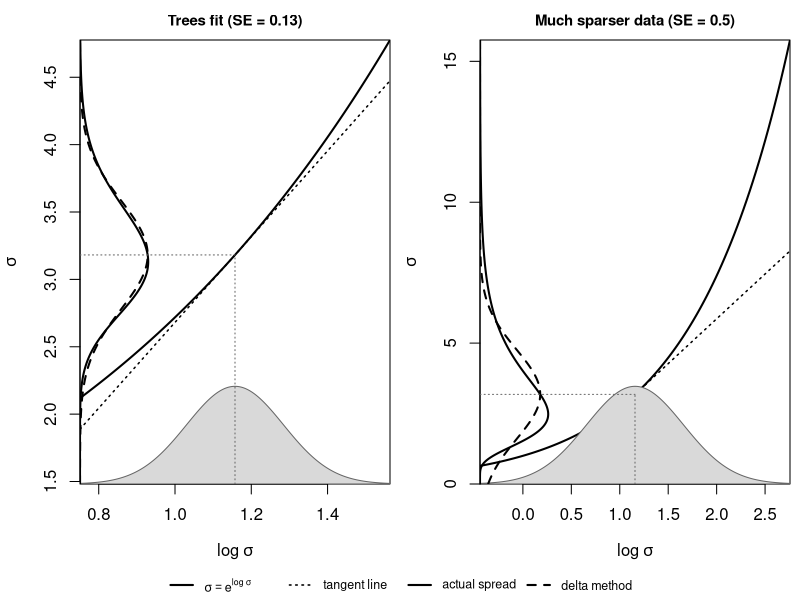
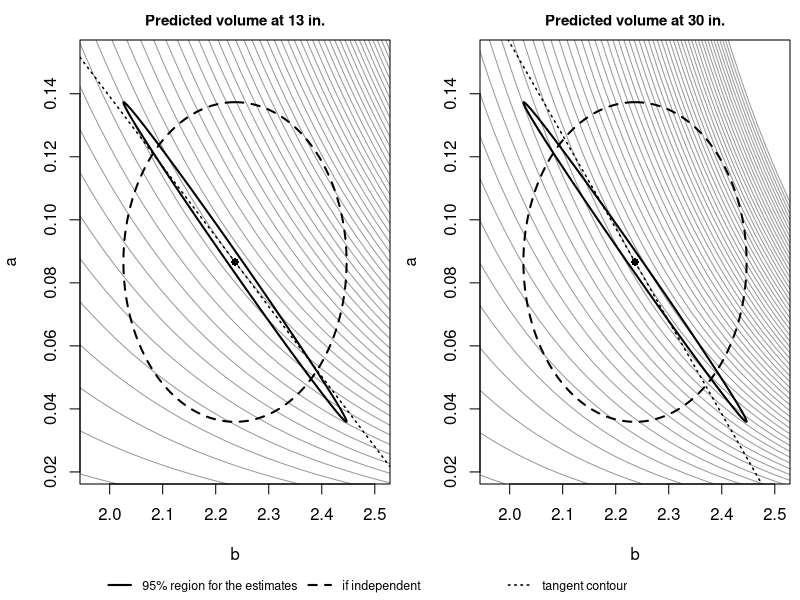

Here is the R script that generated these plots, in order:
## ---- chunk 1
knitr::opts_chunk$set(echo = FALSE, warning = FALSE, message = FALSE,
                      fig.width = 6.5, fig.height = 3.2, fig.align = "center",
                      dev = "cairo_pdf")

diam <- trees$Girth      # diameter (in), mislabeled "Girth"
vol <- trees$Volume      # volume (cubic ft)
nll_power <- function(par) -sum(dnorm(vol, par[1] * diam^par[2], exp(par[3]), log = TRUE))
ctrl <- list(parscale = c(0.01, 0.1, 0.1), reltol = 1e-14, maxit = 5000)
fit <- optim(c(0.15, 2, log(3)), nll_power, control = ctrl)
theta <- fit$par
Sigma <- solve(optimHess(theta, nll_power))
a <- theta[1]; b <- theta[2]; log_sig <- theta[3]; sig <- exp(log_sig)
se <- sqrt(diag(Sigma))
r_ab <- cov2cor(Sigma)[1, 2]
Sab <- Sigma[1:2, 1:2]

vol_at <- function(d0) a * d0^b
grad_at <- function(d0) c(d0^b, a * d0^b * log(d0))
se_delta <- function(d0) { g <- grad_at(d0); sqrt(drop(t(g) %*% Sab %*% g)) }
se_nocov <- function(d0) { g <- grad_at(d0); sqrt(sum(g^2 * diag(Sab))) }

f1 <- function(x) formatC(x, format = "f", digits = 1)
f2 <- function(x) formatC(x, format = "f", digits = 2)
f3 <- function(x) formatC(x, format = "f", digits = 3)
d0 <- 13
g13 <- grad_at(d0)
## ---- chunk 2
tangent_panel <- function(se_th, main) {
  th_lo <- log_sig - 3.2 * se_th; th_hi <- log_sig + 3.2 * se_th
  y_lo <- max(0, exp(th_lo) - 0.6 * (sig - exp(th_lo)))
  y_hi <- exp(th_hi)
  plot(NA, xlim = c(th_lo, th_hi), ylim = c(y_lo, y_hi), xaxs = "i", yaxs = "i",
       xlab = expression(log ~ sigma), ylab = expression(sigma), main = main, cex.main = 0.9)
  curve(exp(x), from = th_lo, to = th_hi, add = TRUE, lwd = 2)
  abline(a = sig - sig * log_sig, b = sig, lty = 3, lwd = 1.5)
  xx <- seq(th_lo, th_hi, length.out = 300)
  dx <- dnorm(xx, log_sig, se_th)
  hgt <- 0.22 * (y_hi - y_lo)
  polygon(c(xx, rev(xx)), c(y_lo + hgt * dx / max(dx), rep(y_lo, 300)),
          col = "grey85", border = "grey40")
  yy <- seq(y_lo, y_hi, length.out = 400)
  wid <- 0.22 * (th_hi - th_lo)
  d_exact <- dlnorm(yy, log_sig, se_th)
  d_delta <- dnorm(yy, sig, sig * se_th)
  top <- max(d_exact, d_delta)
  lines(th_lo + wid * d_exact / top, yy, lwd = 2)
  lines(th_lo + wid * d_delta / top, yy, lwd = 2, lty = 2)
  segments(log_sig, y_lo, log_sig, sig, lty = 3, col = "grey40")
  segments(th_lo, sig, log_sig, sig, lty = 3, col = "grey40")
}
par(mfrow = c(1, 2), mar = c(4, 4, 2, 0.5), oma = c(1.8, 0, 0, 0))
tangent_panel(se[3], paste0("Trees fit (SE = ", f2(se[3]), ")"))
tangent_panel(0.5, "Much sparser data (SE = 0.5)")
par(fig = c(0, 1, 0, 1), oma = c(0, 0, 0, 0), mar = c(0, 0, 0, 0), new = TRUE)
plot.new()
legend("bottom", c(expression(sigma == e^{log ~ sigma}), "tangent line",
                   "actual spread", "delta method"),
       lwd = c(2, 1.5, 2, 2), lty = c(1, 3, 1, 2), bty = "n", cex = 0.75, horiz = TRUE)
## ---- chunk 3
ellipse_pts <- function(S, r = sqrt(qchisq(0.95, 2))) {
  t <- seq(0, 2 * pi, length.out = 200)
  L <- t(chol(S))
  pts <- t(c(a, b) + r * L %*% rbind(cos(t), sin(t)))
  pts[, 2:1]
}
contour_panel <- function(d_pred, step) {
  bg <- seq(b - 3.4 * se[2], b + 3.4 * se[2], length.out = 200)
  ag <- seq(a - 3.4 * se[1], a + 3.4 * se[1], length.out = 200)
  z <- outer(bg, ag, function(bb, aa) aa * d_pred^bb)
  f_hat <- vol_at(d_pred)
  levs <- f_hat + step * (-40:40)
  contour(bg, ag, z, levels = levs, drawlabels = FALSE, col = "grey60",
          xlab = "b", ylab = "a", xaxs = "i", yaxs = "i",
          main = paste0("Predicted volume at ", d_pred, " in."), cex.main = 0.9)
  lines(ellipse_pts(Sab), lwd = 2)
  lines(ellipse_pts(diag(diag(Sab))), lwd = 2, lty = 2)
  abline(a = a + a * log(d_pred) * b, b = -a * log(d_pred), lty = 3, lwd = 1.5)
  points(b, a, pch = 16)
}
par(mfrow = c(1, 2), mar = c(4, 4, 2, 0.5), oma = c(1.8, 0, 0, 0))
contour_panel(13, 2)
contour_panel(30, 10)
par(fig = c(0, 1, 0, 1), oma = c(0, 0, 0, 0), mar = c(0, 0, 0, 0), new = TRUE)
plot.new()
legend("bottom", c("95% region for the estimates", "if independent", "tangent contour"),
       lwd = c(2, 2, 1.5), lty = c(1, 2, 3), bty = "n", cex = 0.75, horiz = TRUE)
## ---- chunk 4
set.seed(746)
d_check <- c(8, 13, 21, 30)
mu_fit <- a * diam^b
boot <- t(replicate(2000, {
  v_sim <- rnorm(length(diam), mu_fit, sig)
  nll_sim <- function(p) -sum(dnorm(v_sim, p[1] * diam^p[2], exp(p[3]), log = TRUE))
  p <- optim(theta, nll_sim, control = ctrl)$par
  p[1] * d_check^p[2]
}))
mvn_ab <- MASS::mvrnorm(1e5, c(a, b), Sab)
sd_mvn13 <- sd(mvn_ab[, 1] * 13^mvn_ab[, 2])
nll_loga <- function(p) -sum(dnorm(vol, exp(p[1]) * diam^p[2], exp(p[3]), log = TRUE))
S_loga <- solve(optimHess(c(log(a), b, log_sig), nll_loga))
mvn_loga <- MASS::mvrnorm(1e5, c(log(a), b), S_loga[1:2, 1:2])
sd_loga13 <- sd(exp(mvn_loga[, 1]) * 13^mvn_loga[, 2])
## ---- chunk 5
tab <- data.frame(d = d_check, pred = f1(vol_at(d_check)),
                  delta = f2(sapply(d_check, se_delta)),
                  nocov = f2(sapply(d_check, se_nocov)),
                  boot = f2(apply(boot, 2, sd)))
knitr::kable(tab, align = "c",
             col.names = c("Diameter (in)", "Prediction (cubic ft)", "Delta-method SE",
                           "SE ignoring covariance", "Bootstrap SD"))
